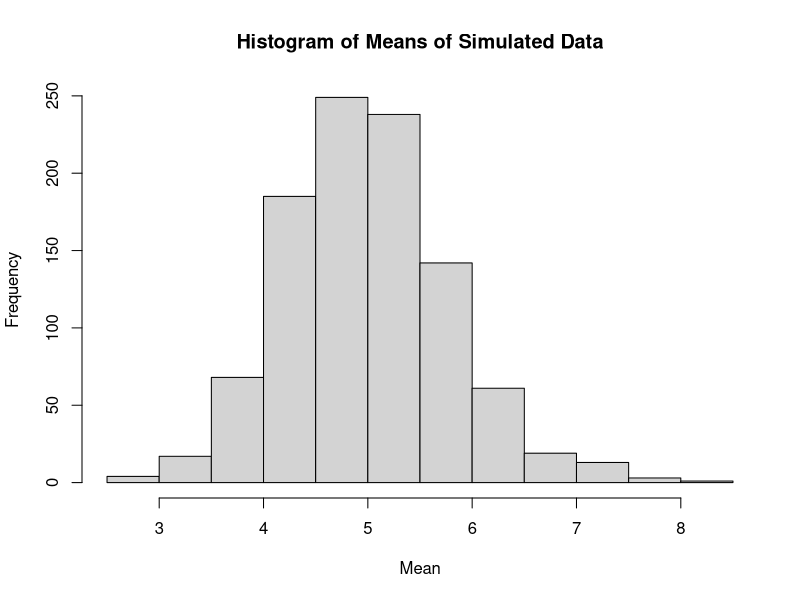
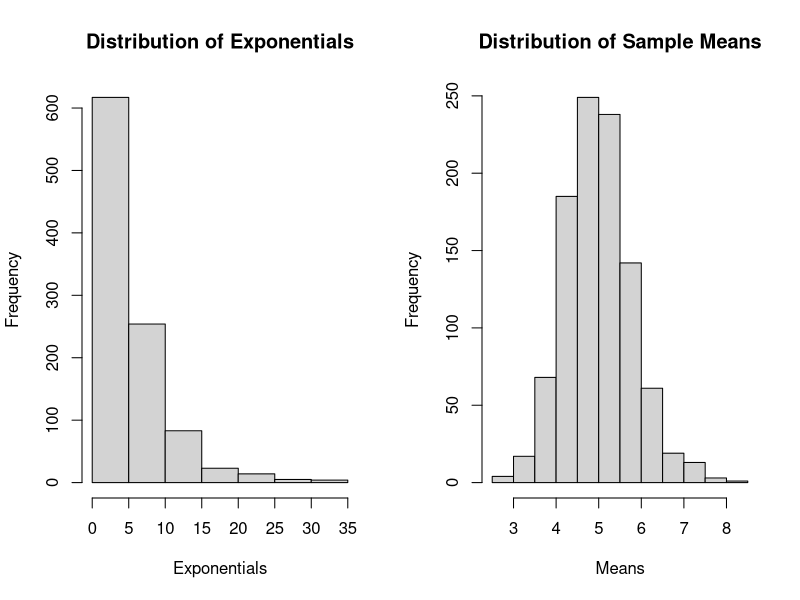

These charts were generated, in order, by the following R code:
## ---- chunk 1
knitr::opts_chunk$set(echo = TRUE, warning = FALSE, message = FALSE)
## ---- chunk 2
## set the seed for the sake of reproducibility of this report
set.seed(22)
mns = replicate(1000, mean(rexp(40, 0.2)))
hist(mns, xlab = "Mean", main = "Histogram of Means of Simulated Data")
## ---- chunk 3
simMean <- mean(mns)
## ---- chunk 4
simVar <- var(mns)
## ---- chunk 5
par(mfrow=c(1,2))
hist(rexp(1000, 0.2), xlab = "Exponentials", main = "Distribution of Exponentials")
hist(mns, xlab = "Means", main = "Distribution of Sample Means")
## ---- chunk 6
##As an additional check, we plot the density of the simulated means in the figure below, and we have 
##overlayed a normal curve.
##```{r}
##hist(mns, xlab = "Mean", main = "Histogram of Means of Simulated Data", prob = TRUE)
##curve(dnorm(x, mean = simMean, sd = sqrt(simVar)), col = "blue", add = TRUE, lwd = 2)
##```


##We can see that the distribution of our sample means is indeed approximately normal.
